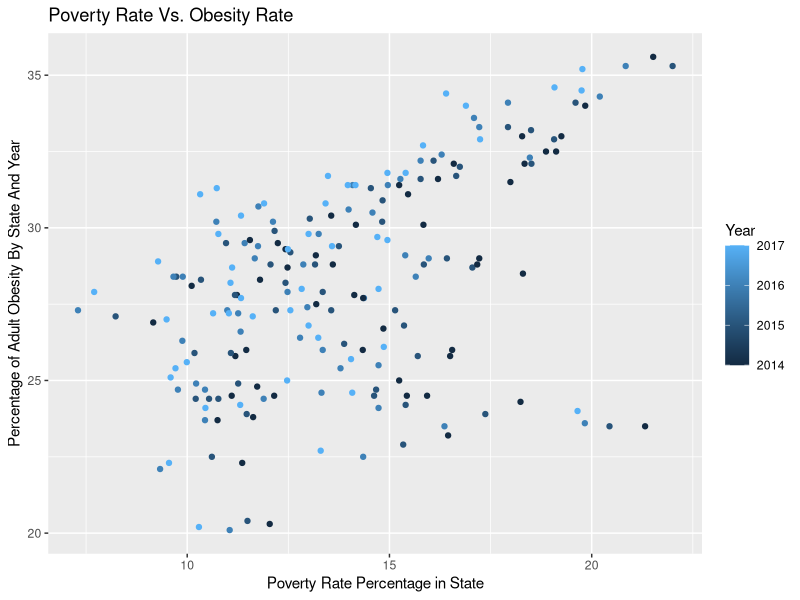

Reproduce this figure in R.
library(ggplot2)

obesity_data <- read.csv("./data/Obesity_GDP_PanelData.csv")

test <- ggplot(obesity_data,
       aes(x = Poverty.Rate.100,
           y = Adult.Obesity.100,
           color = Year)) +
  geom_point() +
  xlab("Poverty Rate Percentage in State") + 
  ylab("Percentage of Adult Obesity By State And Year") +
  ggtitle("Poverty Rate Vs. Obesity Rate")